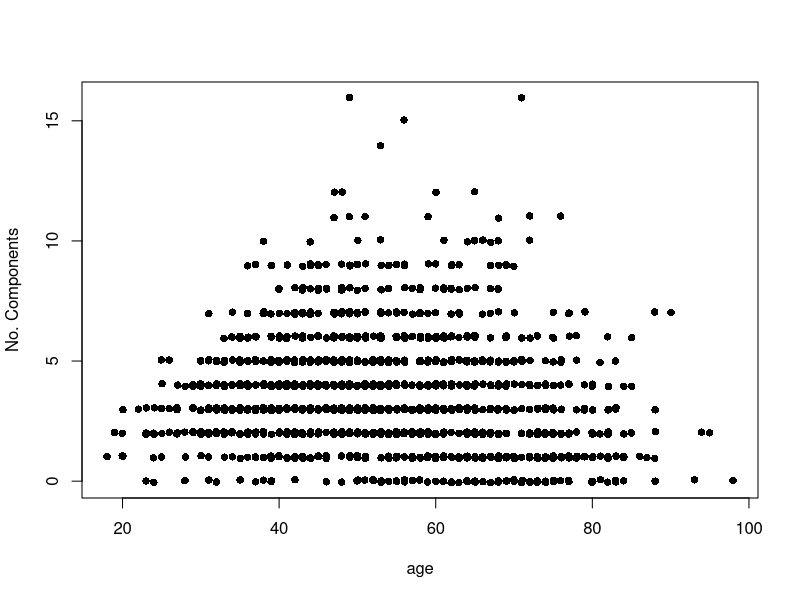
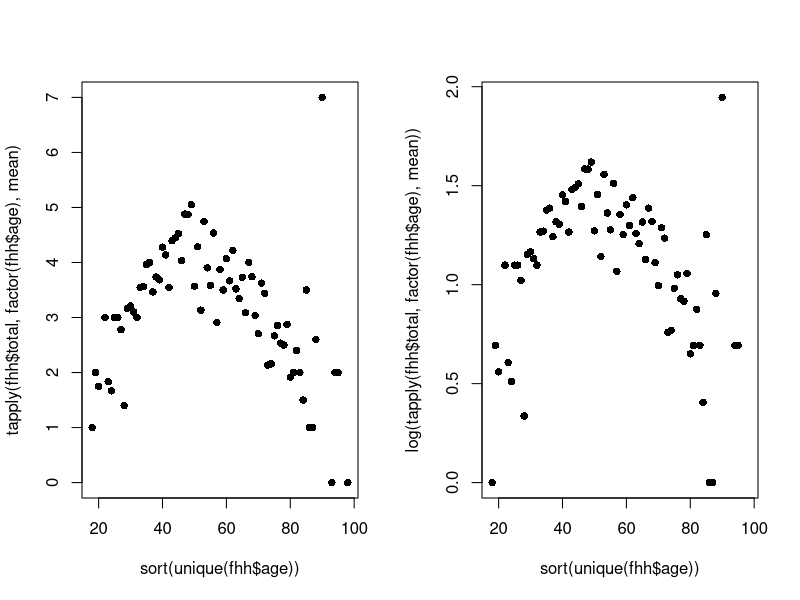
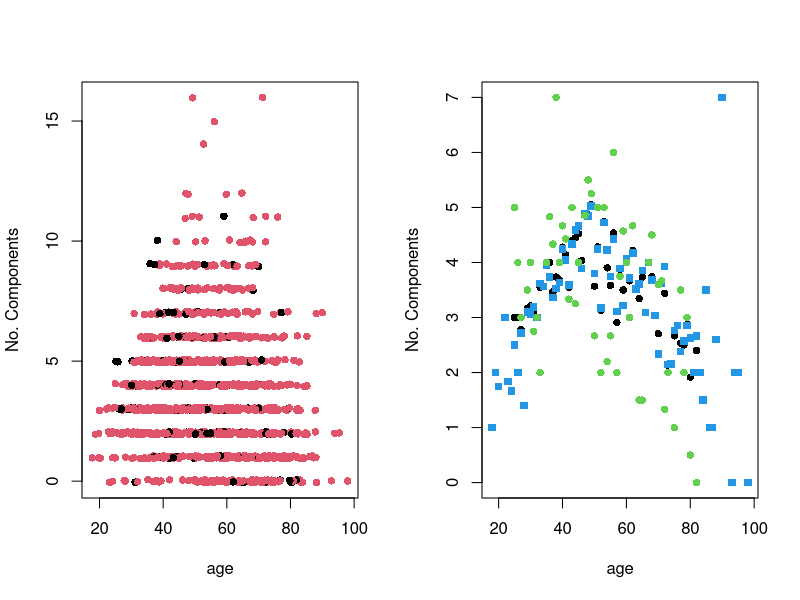
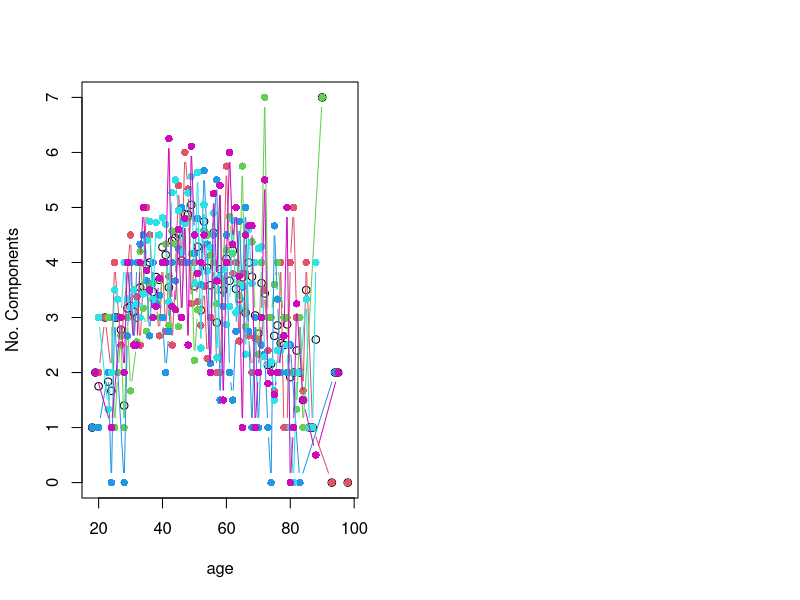
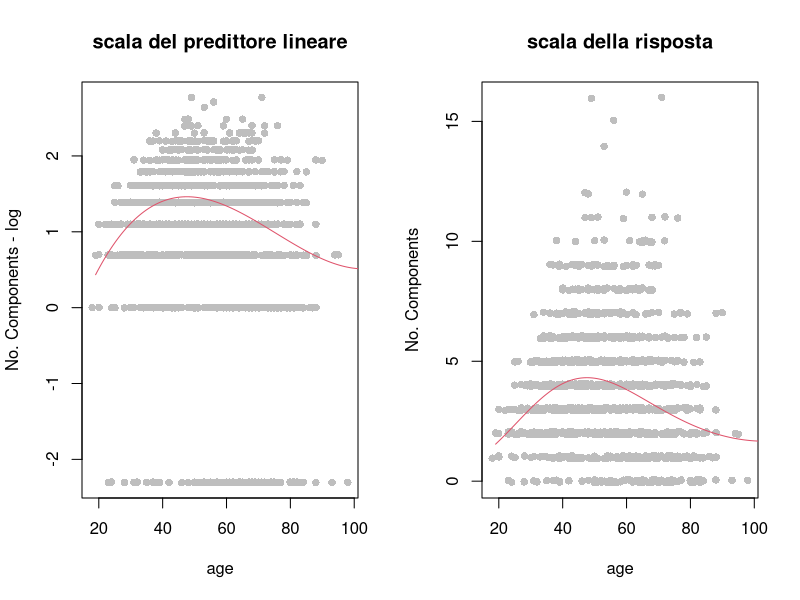
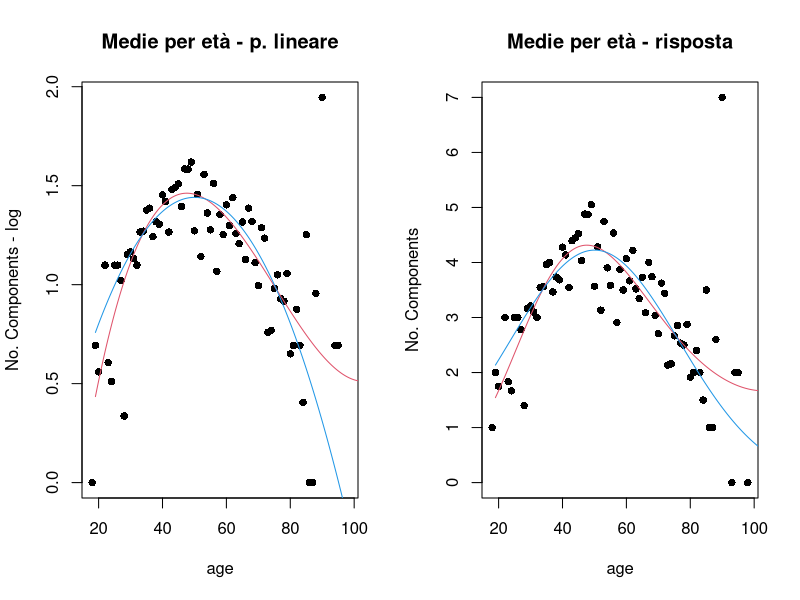
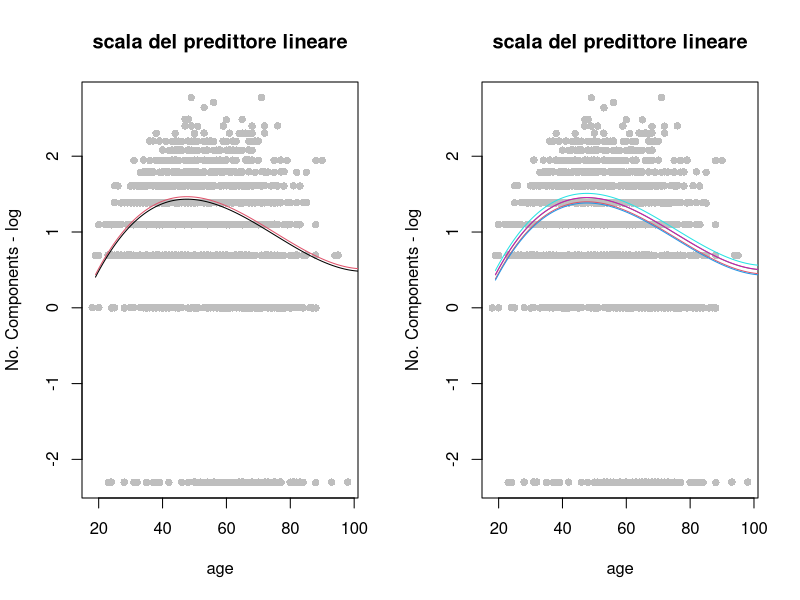
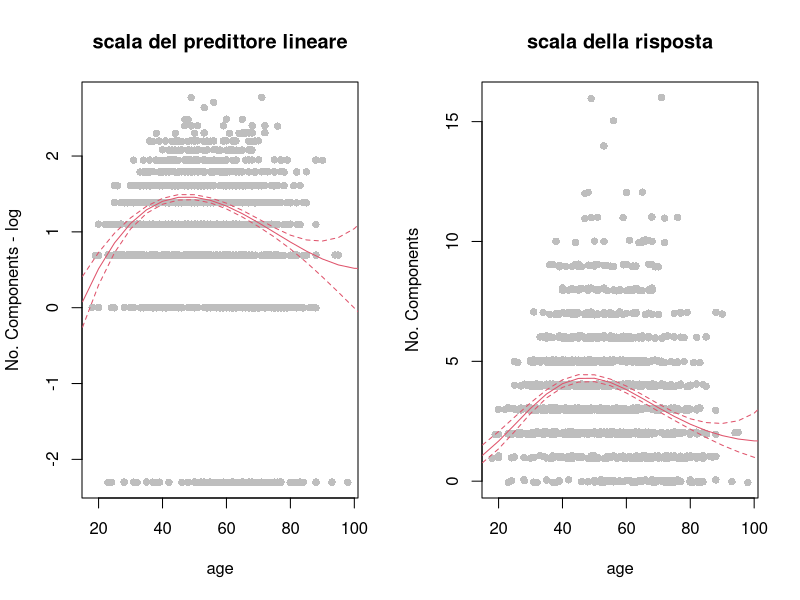

R code for these plots, in order:
## ---- chunk 1
fhh <- read.csv("fHH1.csv")
## ---- chunk 2
plot(jitter(fhh$age,0.3), jitter(fhh$total,0.3), pch = 16,
     xlab = "age", ylab = "No. Components")
## ---- chunk 3
par(mfrow = c(1,2))
plot(sort(unique(fhh$age)), tapply(fhh$total, factor(fhh$age), mean), pch = 16, col = 1)
plot(sort(unique(fhh$age)), log(tapply(fhh$total, factor(fhh$age), mean)), pch = 16, col = 1)
## ---- chunk 4
plot(jitter(fhh$age,amount = 0.3), jitter(fhh$total,0.3), pch = 16, 
     col = 1+(fhh$roof == "Predominantly Strong Material"),
     xlab = "age", ylab = "No. Components")
plot(sort(unique(fhh$age)), tapply(fhh$total, factor(fhh$age), mean), 
     pch = 16, col = 1,
     xlab = "age", ylab = "No. Components")
with(fhh[fhh$roof == "Predominantly Strong Material",],
      points(sort(unique(age)), tapply(total, factor(age), mean), pch = 15, col = 4))
with(fhh[fhh$roof != "Predominantly Strong Material",],
      points(sort(unique(age)), tapply(total, factor(age), mean), pch = 16, col = 3))

plot(sort(unique(fhh$age)), tapply(fhh$total, factor(fhh$age), mean), 
     pch = 1, col = 1,xlab = "age", ylab = "No. Components")
cind <- 1
for(j in unique(fhh$location)){
  cind <- cind + 1
  tdat <- fhh[fhh$location == j,]
  points(sort(unique(tdat$age)), tapply(tdat$total, factor(tdat$age), mean), col = cind, type = "b", pch = 16)
} 
## ---- chunk 5
fitA1<-  glm(total ~ age, data = fhh, family = poisson()); summary(fitA1)
fitA2 <-  glm(total ~ poly(age,2), data = fhh, family = poisson()); summary(fitA2)
fitA3 <-  glm(total ~ poly(age,3), data = fhh, family = poisson()); summary(fitA3)
fitA4 <-  glm(total ~ poly(age,4), data = fhh, family = poisson()); summary(fitA4)
## ---- chunk 6
par(mfrow = c(1,2))
plot(jitter(fhh$age,0.3), jitter(log(pmax(fhh$total,0.1)),0.3), 
     pch = 16, col = "grey",
     main = "scala del predittore lineare",xlab = "age", ylab = "No. Components - log")
nd <- data.frame(age = seq(19,102, by = 0.5))
lines(nd$age,predict(fitA3, nd, type = "link"), col = 2)
plot(jitter(fhh$age,0.3), jitter(fhh$total,0.3), pch = 16, col = "grey",
     main = "scala della risposta", xlab = "age", ylab = "No. Components")
nd <- data.frame(age = seq(19,102, by = 0.5))
lines(nd$age,predict(fitA3, nd, type = "r"), col = 2)
## ---- chunk 7
par(mfrow = c(1,2))
plot(sort(unique(fhh$age)), log(tapply(fhh$total, factor(fhh$age), mean)), 
     main = "Medie per età - p. lineare", xlab = "age", ylab = "No. Components - log", pch = 16, col = 1)
nd <- data.frame(age = seq(19,102, by = 0.5))
lines(nd$age,predict(fitA3, nd, type = "link"), col = 2)
lines(nd$age,predict(fitA2, nd, type = "link"), col = 4)
plot(sort(unique(fhh$age)), tapply(fhh$total, factor(fhh$age), mean), 
     main = "Medie per età - risposta" , xlab = "age", ylab = "No. Components", pch = 16, col = 1)
nd <- data.frame(age = seq(19,102, by = 0.5))
lines(nd$age,predict(fitA3, nd, type = "response"), col = 2)
lines(nd$age,predict(fitA2, nd, type = "response"), col = 4)
## ---- chunk 8
fitA3 <-  glm(total ~ poly(age,3), data = fhh, family = poisson())
fitA3roof <-  glm(total ~ poly(age,3)+roof, data = fhh, family = poisson()); summary(fitA3roof)
# fitA3iroof <-  glm(total ~ poly(age,3)*roof, data = fhh, family = poisson()); summary(fitA3iroof)
fitA3loc <-  glm(total ~ poly(age,3)+location, data = fhh, family = poisson()); summary(fitA3loc)
# fitA3iloc <-  glm(total ~ poly(age,3)*location, data = fhh, family = poisson()); summary(fitA3iloc)
BIC(fitA3, fitA3roof, fitA3loc)
## ---- chunk 9
par(mfrow = c(1,2))
plot(jitter(fhh$age,0.3), jitter(log(pmax(fhh$total,0.1)),0.3), pch = 16, main = "scala del predittore lineare",xlab = "age", ylab = "No. Components - log", col = "grey")
nd <- data.frame(age = seq(19,102, by = 0.5), roof = "Predominantly Strong Material")
lines(nd$age,predict(fitA3roof, nd, type = "link"), col = 2)
nd <- data.frame(age = seq(19,102, by = 0.5), roof = "Predominantly Light/Salvaged Material")
lines(nd$age,predict(fitA3roof, nd, type = "link", col = 4))
# quasi nessuna differenza nella stima
plot(jitter(fhh$age,0.3), jitter(log(pmax(fhh$total,0.1)),0.3), pch = 16, 
     main = "scala del predittore lineare", col = "grey",xlab = "age", ylab = "No. Components - log")
for(j in unique(fhh$location)){
  nd <- data.frame(age = seq(19,102, by = 0.5), location = j)
  lines(nd$age,predict(fitA3loc, nd, type = "link"), col = 1+which(unique(fhh$location) == j))
} 
# quasi nessuna differenza nella stima - solo una linea ha un valore un po' diverso 

## ---- chunk 10
nd <- data.frame(location = c("CentralLuzon", "MetroManila", "DavaoRegion","Visayas","IlocosRegion",
                              "CentralLuzon", "MetroManila", "DavaoRegion","Visayas","IlocosRegion"),
                 age = c(30,30,30,30,30,60,60,60,60,60), 
                 numLT5 = rep(1,10), roof = "Predominantly Strong Material")
## ---- chunk 11
alpha = 0.06
pred <- predict(fitA3, nd, type = "link", se.fit = TRUE)
cbind(pred$fit+qnorm(alpha/2)*pred$se.fit,
      pred$fit+qnorm(1-alpha/2)*pred$se.fit)
## ---- chunk 12
# let's make a visulization which shows the confidence interval 
nd <- data.frame(age = seq(15,110, by = 5))
alpha = 0.06
par(mfrow = c(1,2))
plot(jitter(fhh$age,0.3), jitter(log(pmax(fhh$total,0.1)),0.3),
     xlab = "age", ylab = "No. Components - log", 
     col = "grey", pch = 16, main = "scala del predittore lineare")
pred <- predict(fitA3, nd, type = "link", se.fit = TRUE)
lines(nd$age,pred$fit, col = 2)
lines(nd$age,pred$fit+qnorm(alpha/2)*pred$se.fit, col = 2, lty = 2)
lines(nd$age,pred$fit+qnorm(1-alpha/2)*pred$se.fit, col = 2, lty = 2)
plot(jitter(fhh$age,0.3), jitter(fhh$total,0.3),
     xlab = "age", ylab = "No. Components", 
     col = "grey", pch = 16, main = "scala della risposta")
lines(nd$age,exp(pred$fit), col = 2)
lines(nd$age,exp(pred$fit+qnorm(alpha/2)*pred$se.fit), col = 2, lty = 2)
lines(nd$age,exp(pred$fit+qnorm(1-alpha/2)*pred$se.fit), col = 2, lty = 2)
